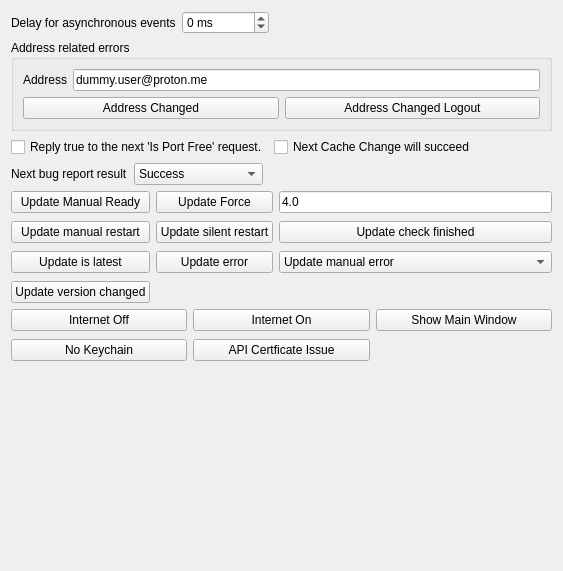
<?xml version="1.0" encoding="UTF-8"?>
<ui version="4.0">
 <class>EventsTab</class>
 <widget class="QWidget" name="EventsTab">
  <property name="geometry">
   <rect>
    <x>0</x>
    <y>0</y>
    <width>563</width>
    <height>571</height>
   </rect>
  </property>
  <property name="windowTitle">
   <string>Form</string>
  </property>
  <layout class="QHBoxLayout" name="horizontalLayout">
   <item>
    <layout class="QVBoxLayout" name="verticalLayout">
     <item>
      <layout class="QHBoxLayout" name="horizontalLayout_11">
       <item>
        <widget class="QLabel" name="labelEventDelay">
         <property name="toolTip">
          <string>Delay applied before sending automatically generated events</string>
         </property>
         <property name="text">
          <string>Delay for asynchronous events</string>
         </property>
        </widget>
       </item>
       <item>
        <widget class="QSpinBox" name="spinEventDelay">
         <property name="suffix">
          <string> ms</string>
         </property>
         <property name="minimum">
          <number>-1</number>
         </property>
         <property name="maximum">
          <number>3600000</number>
         </property>
         <property name="singleStep">
          <number>100</number>
         </property>
         <property name="value">
          <number>0</number>
         </property>
        </widget>
       </item>
       <item>
        <spacer name="horizontalSpacer_5">
         <property name="orientation">
          <enum>Qt::Horizontal</enum>
         </property>
         <property name="sizeHint" stdset="0">
          <size>
           <width>40</width>
           <height>1</height>
          </size>
         </property>
        </spacer>
       </item>
      </layout>
     </item>
     <item>
      <widget class="QGroupBox" name="groupBox">
       <property name="minimumSize">
        <size>
         <width>0</width>
         <height>0</height>
        </size>
       </property>
       <property name="title">
        <string>Address related errors</string>
       </property>
       <layout class="QVBoxLayout" name="verticalLayout_9">
        <item>
         <layout class="QHBoxLayout" name="horizontalLayout_12">
          <item>
           <widget class="QLabel" name="label">
            <property name="text">
             <string>Address</string>
            </property>
           </widget>
          </item>
          <item>
           <widget class="QLineEdit" name="editAddressErrors">
            <property name="text">
             <string>dummy.user@proton.me</string>
            </property>
           </widget>
          </item>
         </layout>
        </item>
        <item>
         <layout class="QHBoxLayout" name="horizontalLayout_15">
          <item>
           <widget class="QPushButton" name="buttonAddressChanged">
            <property name="text">
             <string>Address Changed</string>
            </property>
           </widget>
          </item>
          <item>
           <widget class="QPushButton" name="buttonAddressChangedLogout">
            <property name="text">
             <string>Address Changed Logout</string>
            </property>
           </widget>
          </item>
         </layout>
        </item>
       </layout>
      </widget>
     </item>
     <item>
      <layout class="QGridLayout" name="gridLayout">
       <item row="0" column="2">
        <widget class="QCheckBox" name="checkNextCacheChangeWillSucceed">
         <property name="text">
          <string>Next Cache Change will succeed</string>
         </property>
        </widget>
       </item>
       <item row="0" column="3">
        <spacer name="horizontalSpacer">
         <property name="orientation">
          <enum>Qt::Horizontal</enum>
         </property>
         <property name="sizeHint" stdset="0">
          <size>
           <width>40</width>
           <height>1</height>
          </size>
         </property>
        </spacer>
       </item>
       <item row="0" column="1">
        <widget class="QCheckBox" name="checkIsPortFree">
         <property name="text">
          <string>Reply true to the next 'Is Port Free' request.</string>
         </property>
        </widget>
       </item>
      </layout>
     </item>
     <item>
      <layout class="QHBoxLayout" name="horizontalLayout_13">
       <item>
        <widget class="QLabel" name="labelNextBugReportResult">
         <property name="text">
          <string>Next bug report result</string>
         </property>
        </widget>
       </item>
       <item>
        <widget class="QComboBox" name="comboBugReportResult">
         <item>
          <property name="text">
           <string>Success</string>
          </property>
         </item>
         <item>
          <property name="text">
           <string>Error</string>
          </property>
         </item>
         <item>
          <property name="text">
           <string>Data sharing error</string>
          </property>
         </item>
        </widget>
       </item>
       <item>
        <spacer name="horizontalSpacer_2">
         <property name="orientation">
          <enum>Qt::Horizontal</enum>
         </property>
         <property name="sizeHint" stdset="0">
          <size>
           <width>40</width>
           <height>1</height>
          </size>
         </property>
        </spacer>
       </item>
      </layout>
     </item>
     <item>
      <layout class="QGridLayout" name="gridLayout_6">
       <property name="verticalSpacing">
        <number>8</number>
       </property>
       <item row="0" column="0">
        <widget class="QPushButton" name="buttonUpdateManualReady">
         <property name="text">
          <string>Update Manual Ready</string>
         </property>
        </widget>
       </item>
       <item row="0" column="2">
        <widget class="QLineEdit" name="editUpdateVersion">
         <property name="text">
          <string>4.0</string>
         </property>
        </widget>
       </item>
       <item row="4" column="0">
        <widget class="QPushButton" name="buttonUpdateVersionChanged">
         <property name="text">
          <string>Update version changed</string>
         </property>
        </widget>
       </item>
       <item row="0" column="1">
        <widget class="QPushButton" name="buttonUpdateForce">
         <property name="text">
          <string>Update Force</string>
         </property>
        </widget>
       </item>
       <item row="1" column="0">
        <widget class="QPushButton" name="buttonUpdateManualRestart">
         <property name="text">
          <string>Update manual restart</string>
         </property>
        </widget>
       </item>
       <item row="1" column="2">
        <widget class="QPushButton" name="buttonUpdateCheckFinished">
         <property name="text">
          <string>Update check finished</string>
         </property>
        </widget>
       </item>
       <item row="1" column="1">
        <widget class="QPushButton" name="buttonUpdateSilentRestart">
         <property name="text">
          <string>Update silent restart</string>
         </property>
        </widget>
       </item>
       <item row="2" column="2">
        <widget class="QComboBox" name="comboUpdateError">
         <property name="sizeAdjustPolicy">
          <enum>QComboBox::AdjustToContents</enum>
         </property>
         <item>
          <property name="text">
           <string>Update manual error</string>
          </property>
         </item>
         <item>
          <property name="text">
           <string>Update force error</string>
          </property>
         </item>
         <item>
          <property name="text">
           <string>Update silent error</string>
          </property>
         </item>
        </widget>
       </item>
       <item row="2" column="1">
        <widget class="QPushButton" name="buttonUpdateError">
         <property name="text">
          <string>Update error</string>
         </property>
        </widget>
       </item>
       <item row="2" column="0">
        <widget class="QPushButton" name="buttonUpdateIsLatest">
         <property name="text">
          <string>Update is latest</string>
         </property>
        </widget>
       </item>
       <item row="4" column="1" colspan="2">
        <spacer name="horizontalSpacer_6">
         <property name="orientation">
          <enum>Qt::Horizontal</enum>
         </property>
         <property name="sizeHint" stdset="0">
          <size>
           <width>40</width>
           <height>1</height>
          </size>
         </property>
        </spacer>
       </item>
      </layout>
     </item>
     <item>
      <layout class="QGridLayout" name="gridLayout_5">
       <property name="horizontalSpacing">
        <number>-1</number>
       </property>
       <property name="verticalSpacing">
        <number>8</number>
       </property>
       <item row="0" column="1">
        <widget class="QPushButton" name="buttonInternetOn">
         <property name="text">
          <string>Internet On</string>
         </property>
        </widget>
       </item>
       <item row="0" column="2">
        <widget class="QPushButton" name="buttonShowMainWindow">
         <property name="text">
          <string>Show Main Window</string>
         </property>
        </widget>
       </item>
       <item row="0" column="0">
        <widget class="QPushButton" name="buttonInternetOff">
         <property name="text">
          <string>Internet Off</string>
         </property>
        </widget>
       </item>
       <item row="1" column="1">
        <widget class="QPushButton" name="buttonAPICertIssue">
         <property name="text">
          <string>API Certficate Issue</string>
         </property>
        </widget>
       </item>
       <item row="1" column="0">
        <widget class="QPushButton" name="buttonNoKeychain">
         <property name="text">
          <string>No Keychain</string>
         </property>
        </widget>
       </item>
      </layout>
     </item>
     <item>
      <spacer name="verticalSpacer">
       <property name="orientation">
        <enum>Qt::Vertical</enum>
       </property>
       <property name="sizeHint" stdset="0">
        <size>
         <width>20</width>
         <height>200</height>
        </size>
       </property>
      </spacer>
     </item>
    </layout>
   </item>
  </layout>
 </widget>
 <resources/>
 <connections/>
</ui>
